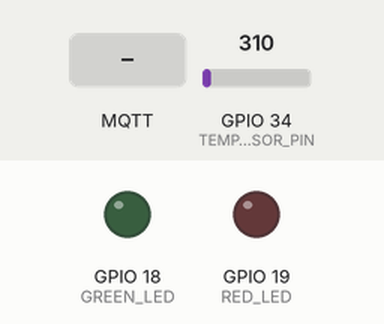
A sketch run on a simulated ESP32. On the bench: output pins drawn as LEDs (lit = HIGH). Inputs (shaded band) come from the test bench; at power-on: GPIO 34 (TEMP_SENSOR_PIN) = 310. WiFi joins after 1.5 s; servers stay silent unless stated; no MQTT or app messages arrive unless stated; what the sketch prints to the serial monitor is not drawn.

Above: at 0.1 s.
At 2.7 s:
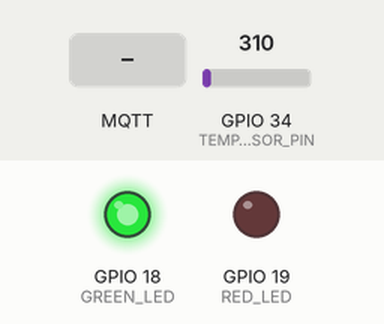
2.8 s: MQTT message "1" arrives on the first subscribed topic
4.3 s: MQTT message "on" arrives on the first subscribed topic
5.8 s: MQTT message "off" arrives on the first subscribed topic
Timing chart, 0 to 8.8 s (numbered marks = the images above; inputs shaded):
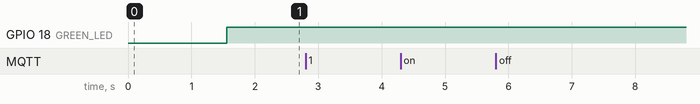

The sketch:

esp.ino
```cpp
#include <WiFi.h>
#include <PubSubClient.h>
#include <ArduinoJson.h>

/* WiFi  */
const char* ssid = "YJPhone";  // WiFi SSID
const char* password = "Yangjing";  // WiFi pass

/* MQTT  */
const char* mqtt_server = "broker.mqtt-dashboard.com";
const char* temperature_topic = "temperature/data";
const char* frequency_topic = "temperature/frequency";


WiFiClient espClient;
PubSubClient client(espClient);

/* port setup */
#define GREEN_LED 18  // connection normal
#define RED_LED 19  // connection abnormal
#define TEMP_SENSOR_PIN 34

unsigned long lastMsgTime = 0;
unsigned long samplingInterval = 5000;  // sample freq

void setup_wifi() {
  Serial.print("Connecting to WiFi...");
  WiFi.begin(ssid, password);

  while (WiFi.status() != WL_CONNECTED) {
    delay(500);
    Serial.print(".");
  }
  Serial.println("\nWiFi connected.");
}

/* MQTT callback */
void callback(char* topic, byte* payload, unsigned int length) {
  Serial.print("Message received in topic: ");
  Serial.println(topic);

  // decode JSON
  String message;
  for (unsigned int i = 0; i < length; i++) {
    message += (char)payload[i];
  }
  Serial.println("Received JSON: " + message);

  StaticJsonDocument<200> doc;
  DeserializationError error = deserializeJson(doc, message);

  if (error) {
    Serial.println("Failed to parse JSON");
    return;
  }

  if (String(topic) == frequency_topic) {
    int newFrequency = doc["frequency"];
    if (newFrequency >= 1000 && newFrequency <= 5000) {
      samplingInterval = newFrequency;
      Serial.print("Updated sampling interval: ");
      Serial.print(samplingInterval);
      Serial.println(" ms");
    }
  }

}

/* MQTT reconnect */
void reconnect() {
  while (!client.connected()) {
    Serial.print("Connecting to MQTT...");
    if (client.connect("ESP32_Client")) {
      Serial.println("Connected.");
      client.subscribe(frequency_topic);
    } else {
      Serial.println("Failed, retrying...");
      delay(5000);
      digitalWrite(GREEN_LED, LOW);
      digitalWrite(RED_LED, HIGH);
    }
  }
}

void setup() {
  Serial.begin(115200);
  setup_wifi();
  client.setServer(mqtt_server, 1883);
  client.setCallback(callback);

  pinMode(GREEN_LED, OUTPUT);
  pinMode(RED_LED, OUTPUT);

  digitalWrite(GREEN_LED, LOW);
  digitalWrite(RED_LED, LOW);
}

void loop() {
  if (!client.connected()) {
    reconnect();
  }
  client.loop();

  // LED WiFi status
  if (WiFi.status() == WL_CONNECTED) {
    digitalWrite(GREEN_LED, HIGH);
    digitalWrite(RED_LED, LOW);
  } else {
    digitalWrite(GREEN_LED, LOW);
    digitalWrite(RED_LED, HIGH);
  }

  unsigned long now = millis();
  if (now - lastMsgTime > samplingInterval) {
    lastMsgTime = now;
    float temperature = analogRead(TEMP_SENSOR_PIN) * (3.3 / 4095.0) * 100;
    //temperature=25;
    char msg[50];
    snprintf(msg, sizeof(msg), "{\"temperature\": %.2f}", temperature);
    Serial.println("Publishing temperature: " + String(temperature) + " °C");

    client.publish(temperature_topic, msg);
  }
}
```

Measured:
- after the input at 2.8 s, every drawn part: stays the same
- after the input at 4.3 s, every drawn part: stays the same
- after the input at 5.8 s, every drawn part: stays the same
